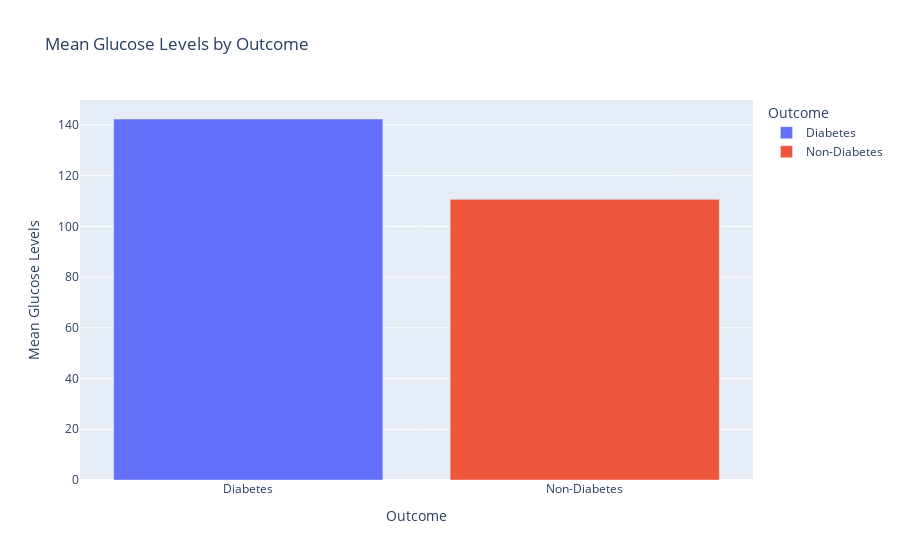

The code cell stored with this chart in its notebook:
### Code cell
import plotly.express as px

# Calculate mean glucose levels for diabetes and non-diabetes groups
mean_glucose_diabetes = df_clean[df_clean['Outcome'] == 1]['Glucose'].mean()
mean_glucose_non_diabetes = df_clean[df_clean['Outcome'] == 0]['Glucose'].mean()

# Create a DataFrame for plotting
data = {
    'Outcome': ['Diabetes', 'Non-Diabetes'],
    'Mean Glucose': [mean_glucose_diabetes, mean_glucose_non_diabetes]
}
df_plot = pd.DataFrame(data)

# Create a bar plot
fig = px.bar(df_plot, x='Outcome', y='Mean Glucose', 
             color='Outcome', title='Mean Glucose Levels by Outcome',
             labels={'Mean Glucose': 'Mean Glucose Levels'})

# Show the figure
fig.show()

### Figure 1 — Plotly figure (JSON) as saved in the notebook; plotly's stock layout.template omitted (floating-point values rounded to 4 significant figures)
{"data": [{"alignmentgroup": "True", "hovertemplate": "Outcome=%{x}<br>Mean Glucose Levels=%{y}<extra></extra>", "legendgroup": "Diabetes", "marker": {"color": "#636efa", "pattern": {"shape": ""}}, "name": "Diabetes", "offsetgroup": "Diabetes", "orientation": "v", "showlegend": true, "textposition": "auto", "type": "bar", "x": ["Diabetes"], "xaxis": "x", "y": [142.3], "yaxis": "y"}, {"alignmentgroup": "True", "hovertemplate": "Outcome=%{x}<br>Mean Glucose Levels=%{y}<extra></extra>", "legendgroup": "Non-Diabetes", "marker": {"color": "#EF553B", "pattern": {"shape": ""}}, "name": "Non-Diabetes", "offsetgroup": "Non-Diabetes", "orientation": "v", "showlegend": true, "textposition": "auto", "type": "bar", "x": ["Non-Diabetes"], "xaxis": "x", "y": [110.6], "yaxis": "y"}], "layout": {"barmode": "relative", "legend": {"title": {"text": "Outcome"}, "tracegroupgap": 0}, "title": {"text": "Mean Glucose Levels by Outcome"}, "xaxis": {"anchor": "y", "categoryarray": ["Diabetes", "Non-Diabetes"], "categoryorder": "array", "domain": [0, 1], "title": {"text": "Outcome"}}, "yaxis": {"anchor": "x", "domain": [0, 1], "title": {"text": "Mean Glucose Levels"}}}}
